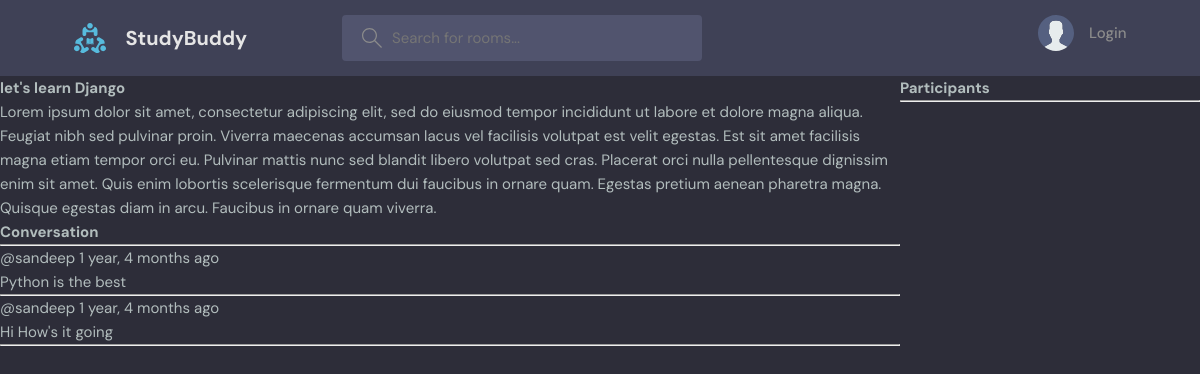
The page /room/1/ on the database its author committed.
### base/models.py (models this page shows, shortened)
class Room(models.Model):
    host = models.ForeignKey(User, on_delete=models.SET_NULL, null=True)
    topic = models.ForeignKey(Topic, on_delete=models.SET_NULL, null=True)
    name = models.CharField(max_length=200)
    description = models.TextField(null=True, blank=True)
    participants = models.ManyToManyField(User, related_name='participants')
    updated = models.DateTimeField(auto_now=True)
    created = models.DateTimeField(auto_now_add=True)
    class Meta:
        ordering = ['-updated', '-created']

class Message(models.Model):
    user = models.ForeignKey(User, on_delete=models.CASCADE)
    room = models.ForeignKey(Room, on_delete=models.CASCADE)
    body = models.TextField()
    updated = models.DateTimeField(auto_now=True)
    created = models.DateTimeField(auto_now_add=True)
    class Meta:
        ordering = ['-updated', '-created']

### base/views.py (the view, shortened to what this page needs)
# urls.py: path('room/<str:pk>/', views.room, name="room"),
def room(request, pk):
    room = Room.objects.get(id=pk)
    room_messages = room.message_set.all().order_by('-created')
    participants = room.participants.all()
    context = {'room': room, 'room_messages': room_messages,
               'participants': participants}
    return render(request, 'base/room.html', context)

### base/templates/base/room.html (shortened to what this page needs)
{%extends 'main.html'%}
{%block content%}
<div class="room-container">
    <div>
        <h1>{{room.name}}</h1>
        <p>{{room.description}}</p>
        <div class="comment-wrapper">
            <h3>Conversation</h3>
            <hr>
            {% for message in room_messages%}
                <div>
                    <small>@{{message.user}}  {{message.created|timesince}} ago</small>
                    <p>{{message.body}}</p>
                    <hr>
                </div>
            {%endfor%}
        </div>
    </div>
    <div>
        <h3>Participants</h3>
        <hr>
    </div>
</div>
{%endblock content%}

### static/styles/style.css (style rules this page uses)
:root { --color-main: #71c6dd; --color-main-light: #e1f6fb; --color-dark: #3f4156; --color-dark-medium: #51546e; --color-dark-light: #696d97; --color-light: #e5e5e5; --color-gray: #8b8b8b; --color-light-gray: #b2bdbd; --color-bg: #2d2d39; --color-success: #5dd693; --color-error: #fc4b0b; }
* { font-family: "DM Sans", -apple-system, BlinkMacSystemFont, "Segoe UI", Roboto, Oxygen, Ubuntu, Cantarell, "Open Sans", "Helvetica Neue", sans-serif; margin: 0; padding: 0; box-sizing: border-box; text-rendering: optimizeLegibility; font-size: inherit; }
html { font-size: 56.25%; }
@media only screen and (min-width: 1200px) { html { font-size: 62.5%; } }
body { line-height: 1.6; font-weight: 400; font-size: 1.5rem; color: var(--color-light-gray); background-color: var(--color-bg); min-height: 100vh; }

### base/templates/base/room.html (style rules this page uses)
.room-container { display: grid; grid-template-columns: 3fr 1fr; }

### rows shown on the page
Room: name "let's learn Django", description "Lorem ipsum dolor sit amet, consectetur adipiscing elit, sed do eiusmod tempor incididunt ut labore et dolore magna aliqua. Feugiat nibh sed pulvinar proin. Viverra maecenas accumsan lacus vel facilisis volutpat est velit egestas. Est sit amet facilisis magna etiam tempor orci eu. Pulvinar mattis nunc sed blandit libero volutpat sed cras. Placerat orci nulla pellentesque dignissim enim sit amet. Quis enim lobortis scelerisque fermentum dui faucibus in ornare quam. Egestas pretium aenean pharetra magna. Quisque egestas diam in arcu. Faucibus in ornare quam viverra."
Message: user "sandeep", created "1 year, 4 months", body "Python is the best"
Message: user "sandeep", created "1 year, 4 months", body "Hi How's it going"
